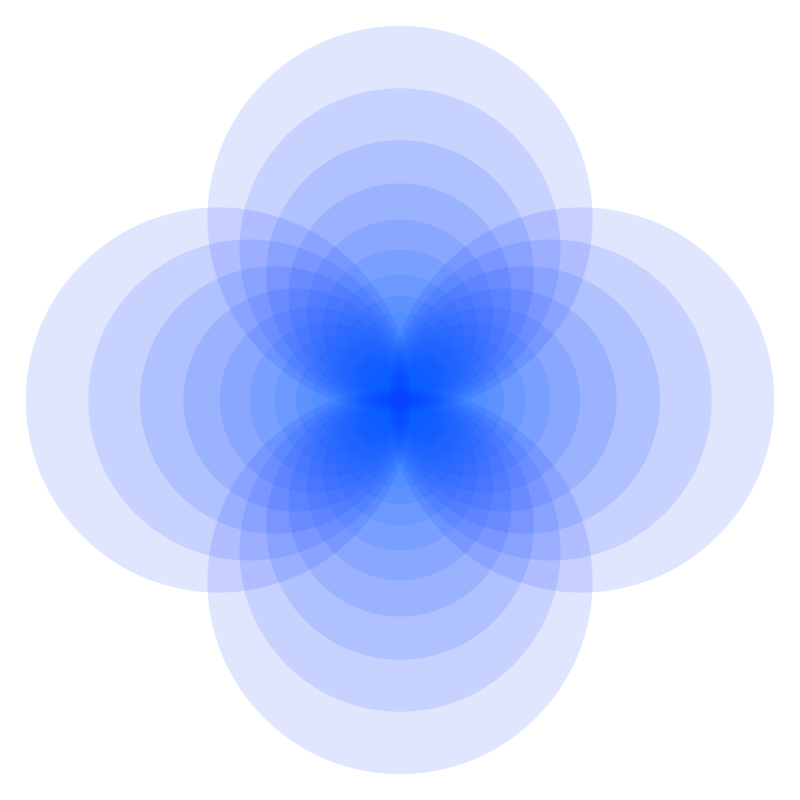
Frame 1 (no input)
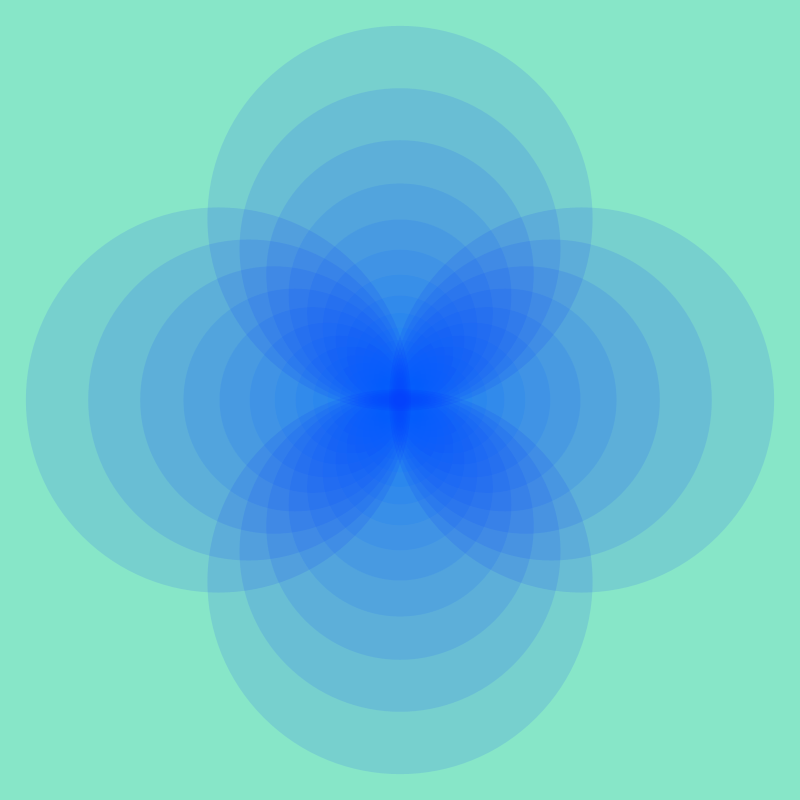
Frame 60 (the mouse pressed at the canvas centre just before this capture)
Frame 120 (the mouse held since frame 60 and released just before this capture): identical to frame 60, image omitted

The Processing sketch that drew these frames (run headless with seeded random() and noise(); from frame 60 on, the mouse is pressed at the canvas centre):

// Processing sketch: processing_66363
// ── processing_66363.pde

int d = 30;
float n = 0.0;
float t = 30;

void setup() {
  size(800, 800);
  smooth();
  colorMode(HSB, 100, 100, 100);
  noStroke();
}

void draw() {

background(40, 40, 100, 10);
rect(0, 0, width, height);

  translate(width/2, height/2);
  rotate(QUARTER_PI);
  for (int i = 0; i < 15; i++) {
    
    for (int q = 0; q < 10; q+= 20) {
      
      fill(50+i, 100, 100, 30);
 
      ellipse(q+10, q+10, d, d);
      ellipse(q-10, q-10, d, d);
           ellipse(q+10, q-10, d, d);
                      ellipse(q-10, q+10, d, d);

      scale(1.2);
      stroke(noise(n));
      noStroke();
    }
  }
}
